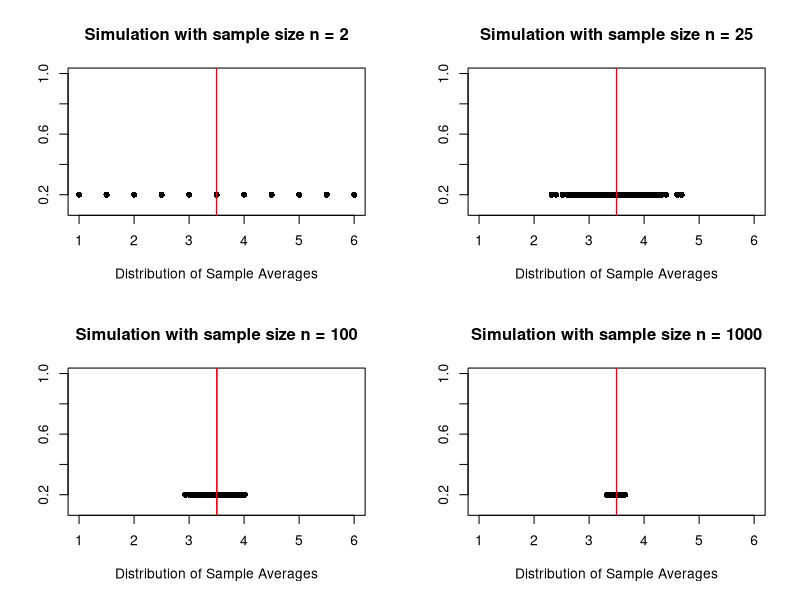

Generate this figure with R:
# Problem 1 (Law of Large Numbers)
# Let X be a random variable representing the roll of a fair dice.
# Write the R code to show the Law of Large Numbers in action. Build a Monte Carlo experiment
# in which you set the sample size n equal to 2, 25, 100 and 1000 and
# 1. show that the range of variation of the sample average $\bar{X}$ shrinks.
# 2. represent graphically the four cases as in slide 18 in my Class 1 presentation. 

# [0]
set.seed(1)
# [1]
LLN <- function(iteration, sample_size){
  # [2]
  mean_vector <- rep(0, iteration)
  title <- sprintf("Simulation with sample size n = %s", sample_size)
  # [3]
  for(n in 1:iteration){
    mean_vector[n] <- mean(sample(1:6, size = sample_size, replace = TRUE))
  }
  # [4]
  plot(mean_vector,
       rep(0.2, iteration),
       xlab = "Distribution of Sample Averages",
       ylab = "",
       xlim = c(1,6),
       ylim = c(0.1,1),
       pch = 16,
       main = title
       )
  # [5]
  abline(v = mean(mean_vector), col = "blue")
  abline(v = 3.5, col = "red")
}
par(mfrow=c(2,2))
# [6]
LLN(1000,2)
LLN(1000,25)
LLN(1000,100)
LLN(1000,1000)
